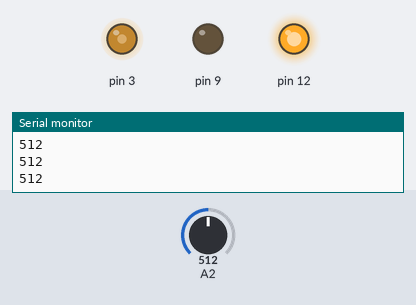
Simulated run of this sketch. Board: Arduino Uno, built with avr-gcc and run on an emulated ATmega328P. Parts: output pins drawn as LEDs (lit = HIGH), the last lines printed to the serial monitor. Inputs (shaded band) come from the test bench; at power-on: A2 = 512.

Above: at 1.2 s.
1.3 s: A2 set to 0
At 2.3 s:
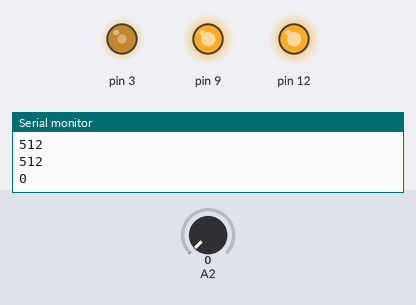
At 3.8 s:
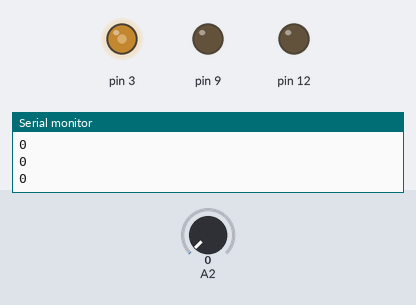
4.3 s: A2 set to 1012
5.8 s: A2 set to 1023
At 7.2 s:
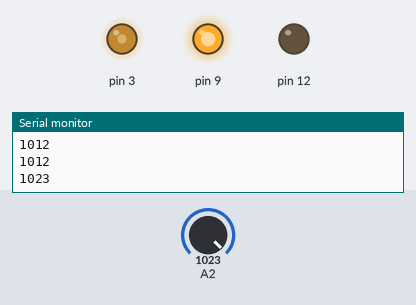
Timing chart, 0 to 9.3 s (numbered marks = the images above; inputs shaded):
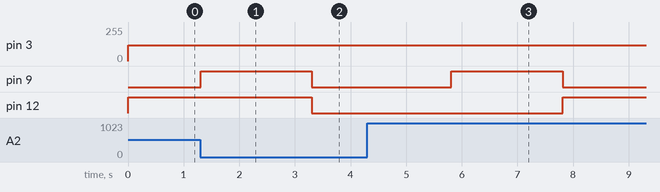

Measured:
- the behaviour switches between 1022 and 1023 on A2 (found by bisection; images 2 and 3)
- after the input at 1.3 s, pin 9: LOW → HIGH at once, → LOW 2.0 s later; pin 12: HIGH → LOW after 2.0 s
- after the input at 5.8 s, pin 9: LOW → HIGH at once, → LOW 2.0 s later; pin 12: LOW → HIGH after 2.0 s

The sketch:

sample_motor_debug.ino
```cpp
void setup() {
Serial.begin(9600);
// モーターAの制御用ピン設定
pinMode(12, OUTPUT); // 回転方向 (HIGH/LOW)
pinMode(9, OUTPUT); // ブレーキ (HIGH/LOW)
pinMode(3, OUTPUT); // PWMによるスピード制御 (0-255)
}

void loop() {

int vr = analogRead(A2); //A2にボリューム部の2ピンを接続。1=5V,0=GND

// モーターA: 正転
digitalWrite(12, HIGH);
digitalWrite(9, LOW);
while(vr > 0){ //一番端っこ(抵抗値がMAX)に行くまで正転
vr = analogRead(A2);
analogWrite(3, 120);
Serial.println(vr);
}
digitalWrite(9, HIGH); //端っこに行ったらブレーキ
// 2秒間上記設定で回転
delay(2000);


// モーターA: 逆転
digitalWrite(12, LOW);
digitalWrite(9, LOW);
while(vr <1023){ //一番端っこ(抵抗値が0側。電圧が高くなるほう)に行くまで逆転
vr = analogRead(A2);
analogWrite(3, 120);
Serial.println(vr);
}
digitalWrite(9, HIGH); //端っこに行ったらブレーキ
// 2秒間上記設定で回転

delay(2000);
}
```
